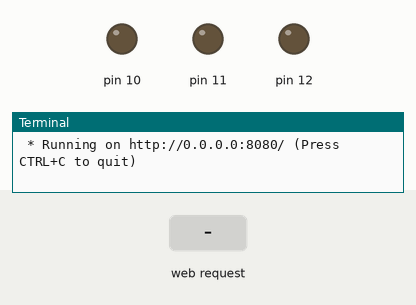
The program below on a simulated Raspberry Pi (header pin numbers). Shown: output pins drawn as LEDs (lit = HIGH), the last lines printed to the terminal. The test bench sets the inputs (shaded band). The clock reads 2024-03-15 10:24:30 at power-on unless the program sets it.

Above: at 1.2 s.
1.3 s: HTTP request for /10/on received
At 2.3 s:
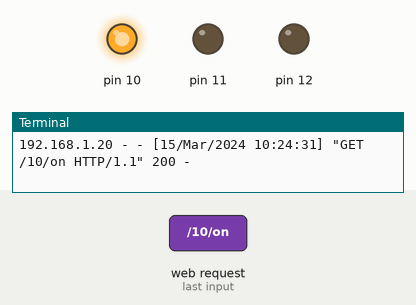
2.8 s: HTTP request for /11/on received
At 3.5 s:
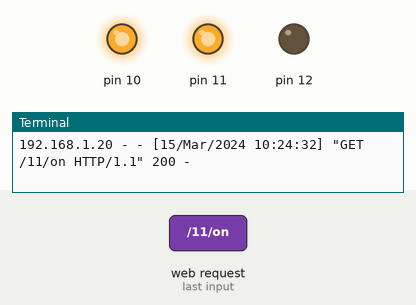
4.3 s: HTTP request for /10/off received
At 4.6 s:
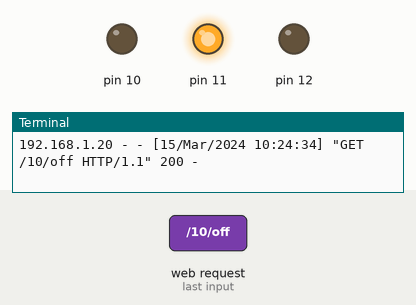
5.8 s: HTTP request for /12/on received
At 6.9 s:
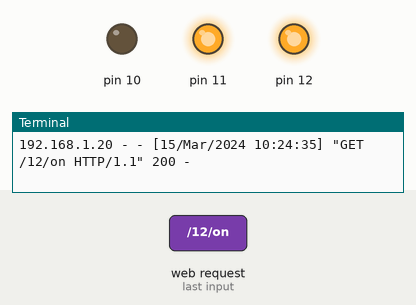
7.3 s: HTTP request for /11/off received
At 8.1 s:
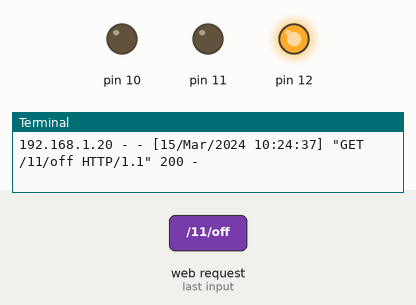
8.8 s: HTTP request for /12/off received
At 9.2 s:
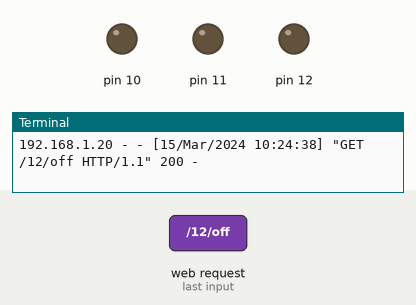
Timing chart, 0 to 11.3 s (numbered marks = the images above; inputs shaded):
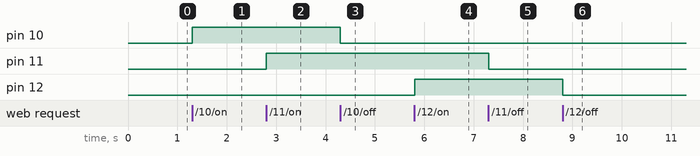

Measured:
- after the input at 1.3 s, pin 10: LOW → HIGH at once
- after the input at 2.8 s, pin 11: LOW → HIGH at once
- after the input at 4.3 s, pin 10: HIGH → LOW at once
- after the input at 5.8 s, pin 12: LOW → HIGH at once
- after the input at 7.3 s, pin 11: HIGH → LOW at once
- after the input at 8.8 s, pin 12: HIGH → LOW at once

The program:

app.py
```python
from flask import Flask, render_template
import RPi.GPIO as GPIO
import Adafruit_BMP.BMP085 as BMP085
app = Flask(__name__)

GPIO.setmode(GPIO.BOARD)
GPIO.setwarnings(False)

pins = {
    10: { 'name':'YELLOW', 'state':GPIO.LOW},
    11: { 'name':'BLUE', 'state':GPIO.LOW},
    12: { 'name':'RED', 'state':GPIO.LOW},
}

sensor = BMP085.BMP085()
bmp = { 'temp' : 0.0, 'humi' : 0.0}

for pin in pins:
    GPIO.setup(pin, GPIO.OUT)
    GPIO.output(pin, GPIO.LOW)

@app.route("/")
def main():
    for pin in pins:
        pins[pin]['state'] = GPIO.input(pin)
    temp = {
        'pins' : pins,
        'bmp'  : bmp
    }
    return render_template('app.html', **temp)

@app.route("/<changePin>/<action>")
def action(changePin, action):
    pin = int(changePin)

    if action == 'on':
        GPIO.output(pin, GPIO.HIGH)
    if action == 'off':
        GPIO.output(pin, GPIO.LOW)

    for pin in pins:
        pins[pin]['state'] = GPIO.input(pin)
    temp = {
        'pins' : pins,
        'bmp'  : bmp
    }
    return render_template('app.html', **temp)

@app.route("/test")
def readSensor():

    # 온도, 압력, 고도 값을 읽어서 변수에 저장
    temp = sensor.read_temperature()
    pressure = sensor.read_pressure()
    altitude = sensor.read_altitude()
    bmp['temp']=temp
    temp = {
        'pins' : pins,
        'bmp'  : bmp
    }
    return render_template('app.html',**temp)


if __name__ == "__main__":
    app.run(host='0.0.0.0', port=8080, debug=True)
```
